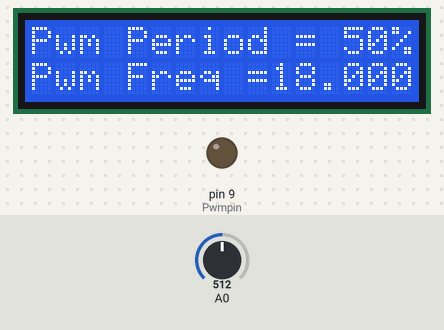
Recording of a sketch running on a simulated Arduino Uno, built with avr-gcc and run on an emulated ATmega328P. Parts: 16×2 character LCD, output pins drawn as LEDs (lit = HIGH). Dashed ring = blinking. Inputs (shaded band) come from the test bench; at power-on: A0 = 512.

Above: at 1.2 s.
1.3 s: A0 set to 716
At 3.8 s:
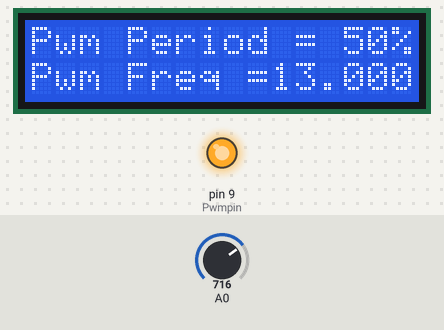
4.5 s: A0 set to 900
At 6.4 s:
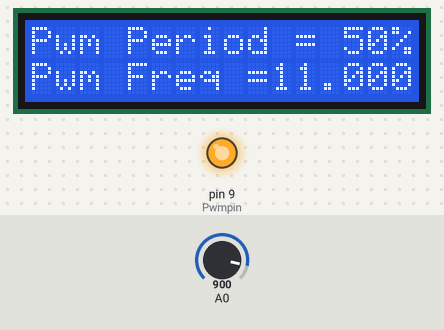
7.5 s: A0 set to 645
At 10.2 s:
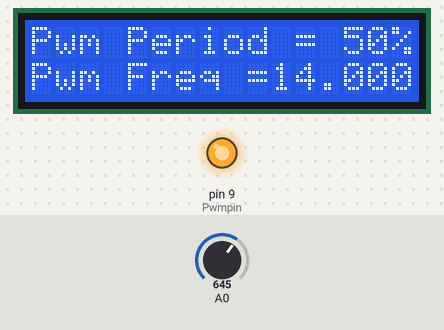
10.5 s: A0 set to 617
At 12.7 s:
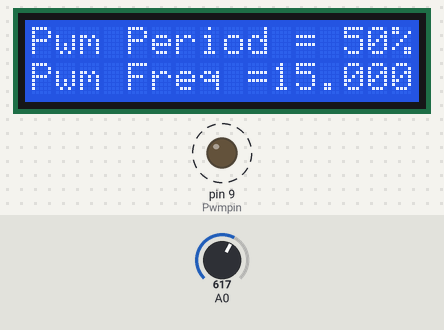
Timing chart, 0 to 15.6 s (numbered marks = the images above; inputs shaded):
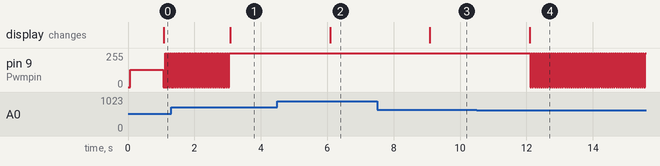

Measured:
- the behaviour switches between 628 and 627 on A0 (found by bisection; images 3 and 4)
- after the input at 1.3 s, pin 9 (Pwmpin): goes on until 3.0 s, then stays 255/255; the display: changes after 1.8 s (image 1)
- after the input at 4.5 s, the display: changes after 1.6 s (image 2)
- after the input at 7.5 s, the display: changes after 1.6 s (image 3)
- after the input at 10.5 s, pin 9 (Pwmpin): alternates 255/255 for 0.03 s and 0/255 for 0.03 s, starting after 1.6 s; the display: changes after 1.6 s (image 4)
- by itself, pin 9 (Pwmpin): repeats every 0.07 s: 0/255 0.05 s, 255/255 0.02 s

The sketch:

pulse_lcd_gen_esc.ino
```cpp
#include <LiquidCrystal.h>
LiquidCrystal lcd(13, 12, 5, 4, 3, 2);
int Pwmpin=9;//Pwm Output Pin
int Fchange= A0;//Frequency change through Potentiometer
//int Button=1;//Button to change the frequency
void setup()
{
lcd.begin(16, 2);  // set up the LCD's number of columns and rows:
pinMode(Pwmpin, OUTPUT);//Pwm pin as Output0
//pinMode(Button, INPUT);//Button as Input
TCCR1A=_BV(COM1A1)|_BV(COM1B1);//Non-inverted Mode
TCCR1B=_BV(WGM13)|_BV(CS11);//Prescalar 8
lcd.setCursor(0, 0);//Lcd Coulomb 0 Row 1
lcd.print("Pwm Period = 50%");
}

void loop(){
float freq=0;
float count=10000,countt=0,Pinput=0;

while(1){
ICR1=count;//variable Frequency
countt=2*8*count;
freq= int(16000000/countt);
OCR1A=int(count/2);
lcd.setCursor(0, 1);//Lcd Coulomb 0 Row 2
lcd.print("Pwm Freq =");
lcd.print(freq);
count=10000;
Pinput=analogRead(A0);//Read input value
Pinput=(Pinput/0.0113);
count=count+Pinput;
if(count>=100000)
  {
    count=10000;
  }
  delay(1000);
}
}
```
